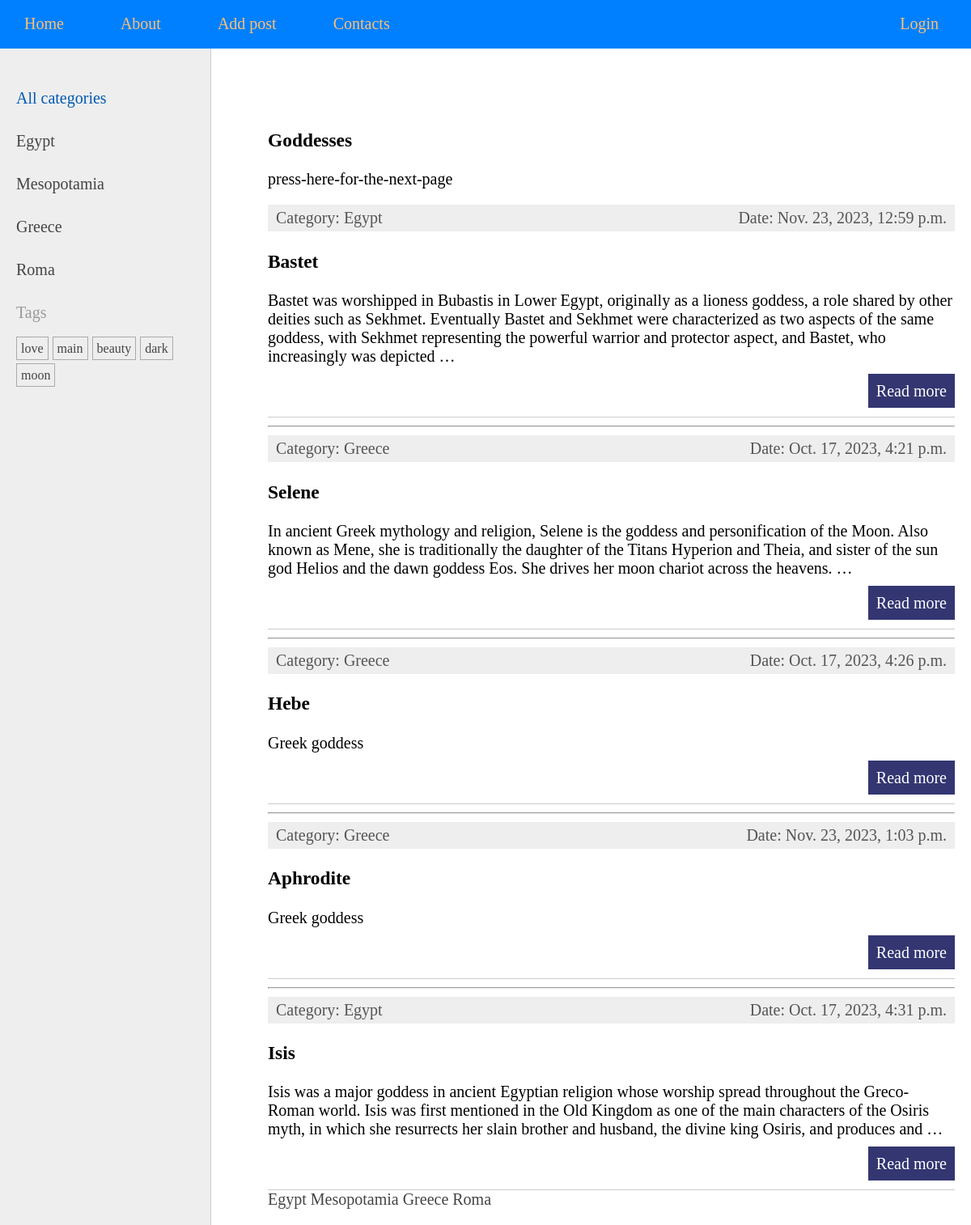
The page / on the database its author committed.
### goddesses/models.py (models this page shows, shortened)
class Category(models.Model):
    name = models.CharField(max_length=100, db_index=True)
    slug = models.SlugField(max_length=100, db_index=True, unique=True)
    def __str__(self):
        return self.name
    def get_absolute_url(self):
        return reverse('category', kwargs={'cat_slug': self.slug})
    class Meta:
        verbose_name = 'Category'
        verbose_name_plural = 'Categories'

class TagPost(models.Model):
    tag = models.CharField(max_length=100, db_index=True)
    slug = models.SlugField(max_length=100, db_index=True, unique=True)
    def get_absolute_url(self):
        return reverse('tag', kwargs={'tag_slug': self.slug})

class Goddesses(models.Model):
    class Status(models.IntegerChoices):
        DRAFT = 0, 'Draft'
        PUBLISHED = 1, 'Published'
    title = models.CharField(max_length=255)
    slug = models.SlugField(max_length=255, unique=True, db_index=True)
    content = models.TextField(blank=True)
    time_create = models.DateTimeField(auto_now_add=True)
    time_update = models.DateTimeField(auto_now=True)
    is_published = models.BooleanField(choices=tuple(map(lambda x: (bool(x[0]), x[1]), Status.choices)),
                                       default=Status.DRAFT)
    cat = models.ForeignKey('Category', on_delete=models.PROTECT, related_name='deities')
    tags = models.ManyToManyField('TagPost', blank=True, related_name='post_tags')
    consort = models.OneToOneField('Consort', on_delete=models.SET_NULL, blank=True, null=True, related_name='consort')
    objects = models.Manager()
    published = PublishedManager()
    class Meta:
        verbose_name = 'Deities'
        verbose_name_plural = 'Deities'
        ordering = ['-time_create']
        indexes = [
            models.Index(fields=['-time_create'])
        ]
    def get_absolute_url(self):
        return reverse('goddess', kwargs={'post_slug': self.slug})

### goddesses/views.py (the view)
# urls.py: path('', views.index, name='home'),
def index(request):
    posts = Goddesses.published.all().select_related('cat')
    data = {
        'title': "Goddesses",
        'menu': menu,
        'posts': posts,
        'url': slugify("press here for the next page"),
        'cat_selected': 0,
    }
    return render(request, 'goddesses/index.html', context=data)

### goddesses/models.py (called while the page is built)
    def get_queryset(self):
        return super().get_queryset().filter(is_published=Goddesses.Status.PUBLISHED)

### goddesses/templatetags/gods_tags.py (called while the page is built)
@register.inclusion_tag('goddesses/list_categories.html')
def show_categories(cat_selected=0):
    cats = Category.objects.all()
    return {'cats': cats, 'cat_selected': cat_selected}\

@register.inclusion_tag('goddesses/categories_down.html')
def show_categories_down(cat_selected=0):
    cats = Category.objects.all()
    return {'cats': cats, 'cat_selected': cat_selected}

@register.inclusion_tag('goddesses/tags.html')
def show_tags():
    return {'tags': TagPost.objects.all()}

### goddesses/templates/goddesses/index.html (shortened to what this page needs)
{% extends 'base.html' %}
{% block content %}
     <h3>{{ title|capfirst }}</h3>
     <p>{{ url }}</p>
<ul class="list-articles">
     {% for post in posts %}
             <li>
                 <div class="article-panel">
                     <p class="first">Category: {{ post.cat }}</p>
                     <p class="last">Date: {{ post.time_update }}</p>
                 </div>
                  <h3> {{ post.title }} </h3>
                  <p> {{ post.content|truncatewords:50 }} </p>
                 <p class="link-read-post"> <a href="{{ post.get_absolute_url }}"> Read more </a></p>
             </li>
            {% if not forloop.last %}
                <hr>
             {% endif %}
     {% endfor %}
</ul>
{% include 'goddesses/includes/nav.html' %}
{% endblock %}

### goddesses/templates/goddesses/list_categories.html
{% for cat in cats %}
    {% if cat.id == cat_selected %}
        <li class="selected">{{ cat.name }}</li>
    {% else %}
        <li><a href="{{ cat.get_absolute_url }}">{{ cat.name }}</a></li>
    {% endif %}
{% endfor %}

### goddesses/templates/goddesses/tags.html
{% if tags %}
    <p>Tags</p>
    <ul class="tags-list">
        {% for tag in tags %}
        <li><a href="{{ tag.get_absolute_url }}">{{ tag.tag }}</a></li>
        {% endfor %}
    </ul>
{% endif %}

### goddesses/templates/goddesses/categories_down.html
{% load static %}
{% for cat in cats %}
    {% if cat.id == cat_selected %}
        <span style="color:#0059b2" class="selected">{{ cat.name }}</span>
    {% else %}
        <span><a style="color: #444;" href="{{ cat.get_absolute_url }}">{{ cat.name }}</a></span>
    {% endif %}
{% endfor %}

### goddesses/static/goddesses/css/styles.css (style rules this page uses)
html, body { font-family: 'Georgia'; margin: 0; padding: 0; height: 100%; width: 100%; color: #444; }
a { color: #0059b2; text-decoration: none; }
p.link-read-post { text-align: right; }
p.link-read-post a { padding: 10px; min-width: 100px; background: #333671; color: #fff; text-decoration: none; }
div.article-panel { background: #eee; padding: 5px 10px 5px 10px; box-sizing: border-box; overflow: hidden; color: #555; }
div.article-panel p.first { margin: 0; float: left; }
div.article-panel p.last { margin: 0; float: right; }
ul.list-articles { list-style: none; margin: 0; padding: 0; }
ul.list-articles li { border-bottom: 1px solid #ccc; }
.left-chapters ul { width: 230px; margin: 0; padding: 20px 10px 10px 20px; list-style: none; font-size: 20px; }
.left-chapters ul li { margin: 30px 0 0 0; color: #999; }
.left-chapters ul li a { color: #444; text-decoration: none; }
ul.tags-list { width: 100%; margin: 0; padding: 0; list-style: none; }
ul.tags-list li { margin: 0; padding: 0 0 10px; display: inline-block; }
ul.tags-list li a { padding: 5px; font-size: 16px; border: 1px solid #aaa; }

### rows shown on the page
Category: name "Egypt"
Category: name "Mesopotamia"
Category: name "Greece"
Category: name "Roma"
TagPost: tag "love"
TagPost: tag "main"
TagPost: tag "beauty"
TagPost: tag "dark"
TagPost: tag "moon"
Goddesses: cat "Egypt", time_update "Nov. 23, 2023, 12:59 p.m.", title "Bastet", content "Bastet was worshipped in Bubastis in Lower Egypt, originally as a lioness goddess, a role shared by other deities such as Sekhmet. Eventually Bastet and Sekhmet were characterized as two aspects of the same goddess, with Sekhmet representing the powerful warrior and protector aspect, and Bastet, who increasingly was depicted …"
Goddesses: cat "Greece", time_update "Oct. 17, 2023, 4:21 p.m.", title "Selene", content "In ancient Greek mythology and religion, Selene is the goddess and personification of the Moon. Also known as Mene, she is traditionally the daughter of the Titans Hyperion and Theia, and sister of the sun god Helios and the dawn goddess Eos. She drives her moon chariot across the heavens. …"
Goddesses: cat "Greece", time_update "Oct. 17, 2023, 4:26 p.m.", title "Hebe", content "Greek goddess"
Goddesses: cat "Greece", time_update "Nov. 23, 2023, 1:03 p.m.", title "Aphrodite", content "Greek goddess"
Goddesses: cat "Egypt", time_update "Oct. 17, 2023, 4:31 p.m.", title "Isis", content "Isis was a major goddess in ancient Egyptian religion whose worship spread throughout the Greco-Roman world. Isis was first mentioned in the Old Kingdom as one of the main characters of the Osiris myth, in which she resurrects her slain brother and husband, the divine king Osiris, and produces and …"

### other values the page prints
{{ item.title }} "About" "Add post" "Contacts" "Login"
{{ title|capfirst }} "Goddesses"
{{ url }} "press-here-for-the-next-page"
